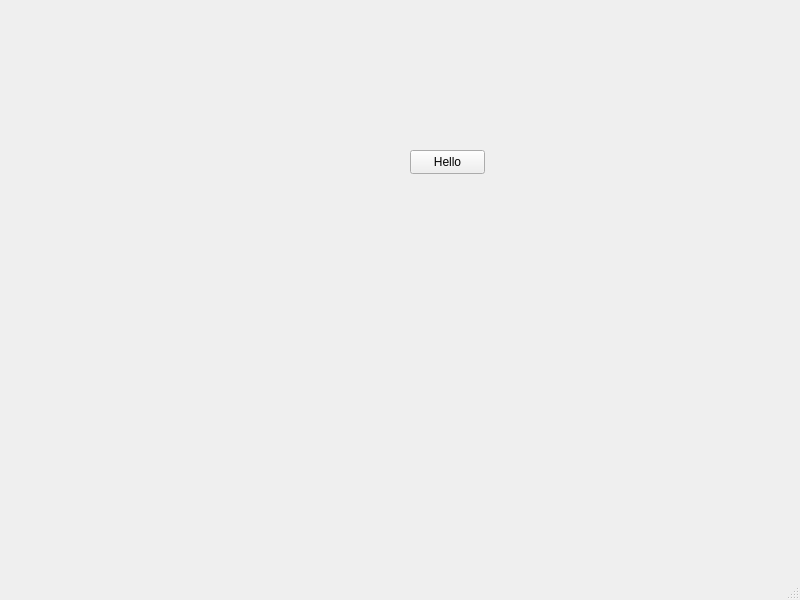
<?xml version="1.0" encoding="UTF-8"?>
<ui version="4.0">
 <class>MainWindow</class>
 <widget class="QMainWindow" name="MainWindow">
  <property name="geometry">
   <rect>
    <x>0</x>
    <y>0</y>
    <width>800</width>
    <height>600</height>
   </rect>
  </property>
  <property name="windowTitle">
   <string>MainWindow</string>
  </property>
  <widget class="QWidget" name="centralwidget">
   <widget class="QPushButton" name="pushButton">
    <property name="geometry">
     <rect>
      <x>410</x>
      <y>150</y>
      <width>75</width>
      <height>24</height>
     </rect>
    </property>
    <property name="text">
     <string>Hello</string>
    </property>
   </widget>
  </widget>
  <widget class="QMenuBar" name="menubar">
   <property name="geometry">
    <rect>
     <x>0</x>
     <y>0</y>
     <width>800</width>
     <height>22</height>
    </rect>
   </property>
  </widget>
  <widget class="QStatusBar" name="statusbar"/>
 </widget>
 <resources/>
 <connections/>
</ui>
